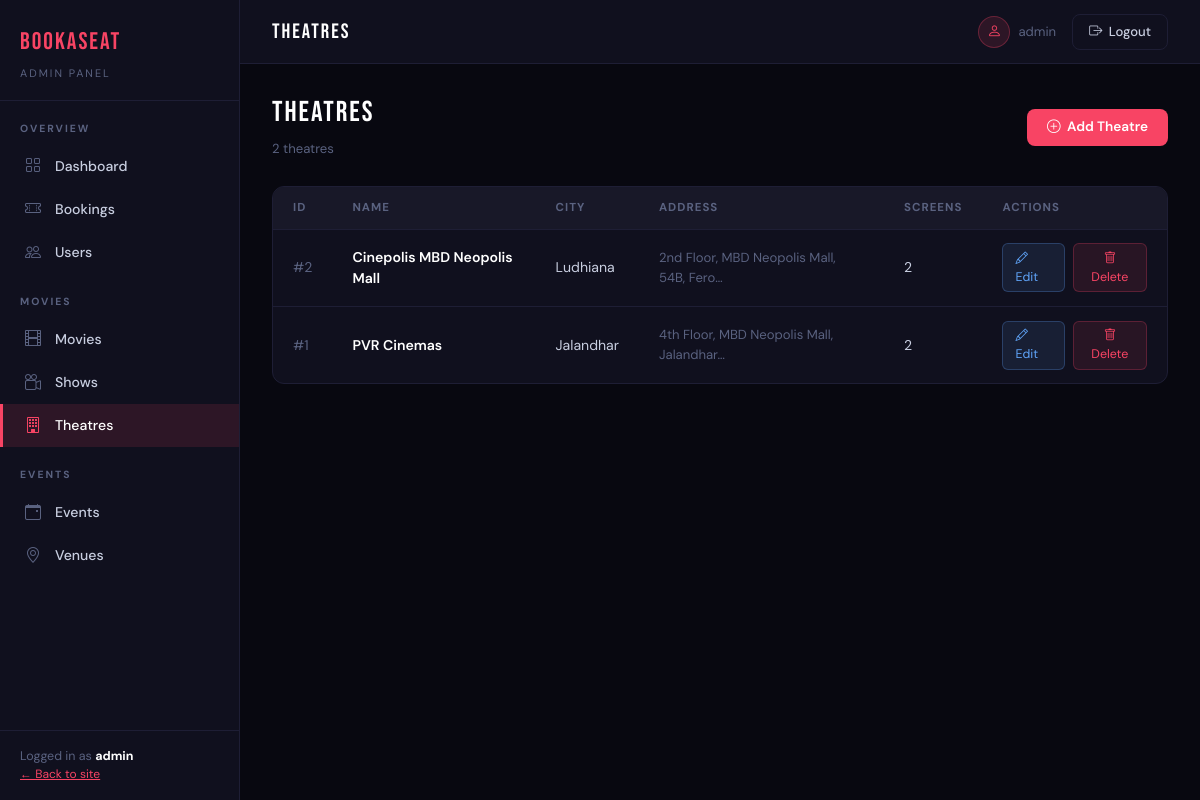
Page /dashboard/theatres/ (signed in) on the committed database.
### movies/models.py (models this page shows, shortened)
class Theatre(models.Model):
    name = models.CharField(max_length=255)
    city = models.CharField(max_length=100)
    address = models.TextField()
    total_screens = models.PositiveIntegerField(default=1)

### dashboard/views.py (the view)
# urls.py: path('theatres/', views.theatre_list, name='dashboard_theatres'),
@staff_member_required(login_url='login')
def theatre_list(request):
    theatres = Theatre.objects.all().order_by('name')
    return render(request, 'dashboard/theatres/list.html', {
        'theatres': theatres, 'section': 'theatres'
    })

### dashboard/templates/dashboard/theatres/list.html (shortened to what this page needs)
{% extends 'dashboard/base.html' %}
{% block topbar_title %}THEATRES{% endblock %}
{% block content %}
<div class="page-heading">
  <div><h1>THEATRES</h1><p>{{ theatres|length }} theatre{{ theatres|length|pluralize }}</p></div>
  <a href="{% url 'dashboard_theatre_add' %}" class="btn-red"><i class="bi bi-plus-circle"></i> Add Theatre</a>
</div>
<div class="dash-table">
  <table class="admin-table">
    <thead>
      <tr><th>ID</th><th>Name</th><th>City</th><th>Address</th><th>Screens</th><th>Actions</th></tr>
    </thead>
    <tbody>
      {% for theatre in theatres %}
        <tr>
          <td style="color:var(--muted);">#{{ theatre.id }}</td>
          <td style="font-weight:600; color:#fff;">{{ theatre.name }}</td>
          <td>{{ theatre.city }}</td>
          <td style="color:var(--muted); font-size:0.82rem;">{{ theatre.address|truncatechars:40 }}</td>
          <td>{{ theatre.total_screens }}</td>
          <td>
            <div style="display:flex; gap:0.5rem;">
              <a href="{% url 'dashboard_theatre_edit' theatre.id %}" class="btn-edit-sm"><i class="bi bi-pencil"></i> Edit</a>
              <form method="post" action="{% url 'dashboard_theatre_delete' theatre.id %}" style="display:inline;" onsubmit="return confirm('Delete {{ theatre.name }}?')">
                <button type="submit" class="btn-danger-sm"><i class="bi bi-trash"></i> Delete</button>
              </form>
            </div>
          </td>
        </tr>
      {% empty %}
        <tr><td colspan="6" style="color:var(--muted); text-align:center; padding:2rem;">No theatres yet.</td></tr>
      {% endfor %}
    </tbody>
  </table>
</div>
{% endblock %}

### dashboard/templates/dashboard/base.html (shortened to what this page needs)
<!DOCTYPE html>
<html lang="en">
<head>
  <link href="https://cdn.jsdelivr.net/npm/bootstrap@5.3.2/dist/css/bootstrap.min.css" rel="stylesheet" />
  <link href="https://cdn.jsdelivr.net/npm/bootstrap-icons@1.11.3/font/bootstrap-icons.min.css" rel="stylesheet" />
</head>
<body>
<aside class="sidebar">
  <a href="{% url 'dashboard_home' %}" class="sidebar-brand">
    <span class="logo">BookASeat</span>
    <span class="sub">Admin Panel</span>
  </a>
  <div class="sidebar-section">
    <div class="sidebar-label">Overview</div>
    <a href="{% url 'dashboard_home' %}" class="sidebar-link {% if section == 'home' %}active{% endif %}">
      <i class="bi bi-grid"></i> Dashboard
    </a>
    <a href="{% url 'dashboard_bookings' %}" class="sidebar-link {% if section == 'bookings' %}active{% endif %}">
      <i class="bi bi-ticket-perforated"></i> Bookings
    </a>
    <a href="{% url 'dashboard_users' %}" class="sidebar-link {% if section == 'users' %}active{% endif %}">
      <i class="bi bi-people"></i> Users
    </a>
  </div>
  <div class="sidebar-section">
    <div class="sidebar-label">Movies</div>
    <a href="{% url 'dashboard_movies' %}" class="sidebar-link {% if section == 'movies' %}active{% endif %}">
      <i class="bi bi-film"></i> Movies
    </a>
    <a href="{% url 'dashboard_shows' %}" class="sidebar-link {% if section == 'shows' %}active{% endif %}">
      <i class="bi bi-camera-reels"></i> Shows
    </a>
    <a href="{% url 'dashboard_theatres' %}" class="sidebar-link {% if section == 'theatres' %}active{% endif %}">
      <i class="bi bi-building"></i> Theatres
    </a>
  </div>
  <div class="sidebar-section">
    <div class="sidebar-label">Events</div>
    <a href="{% url 'dashboard_events' %}" class="sidebar-link {% if section == 'events' %}active{% endif %}">
      <i class="bi bi-calendar-event"></i> Events
    </a>
    <a href="{% url 'dashboard_venues' %}" class="sidebar-link {% if section == 'venues' %}active{% endif %}">
      <i class="bi bi-geo-alt"></i> Venues
    </a>
  </div>
  <div class="sidebar-footer">
    <div>Logged in as <strong style="color:#fff;">{{ request.user.username }}</strong></div>
    <a href="{% url 'movie_list' %}" style="color:var(--red); font-size:0.75rem;">← Back to site</a>
  </div>
</aside>
<div class="main-wrap">
  <div class="topbar">
    <div class="topbar-title">{% block topbar_title %}Dashboard{% endblock %}</div>
    <div class="topbar-right">
      <div class="topbar-user">
        <div class="topbar-avatar"><i class="bi bi-person"></i></div>
        <span>{{ request.user.username }}</span>
      </div>
      <form method="post" action="{% url 'logout' %}" style="display:inline;">
        <button type="submit" class="btn-ghost" style="cursor:pointer;">
            <i class="bi bi-box-arrow-right"></i> Logout
        </button>
        </form>
    </div>
  </div>
  <div class="page-content">
    {% block content %}{% endblock %}
  </div>
</div>
</body>
</html>

### rows in the picture
Theatre: id "2", name "Cinepolis MBD Neopolis Mall", city "Ludhiana", address "2nd Floor, MBD Neopolis Mall, 54B, Fero…", total_screens "2"
Theatre: id "1", name "PVR Cinemas", city "Jalandhar", address "4th Floor, MBD Neopolis Mall, Jalandhar…", total_screens "2"

### other values in the picture
{{ request.user.username }} "admin"
{{ theatres|length }} "2"
